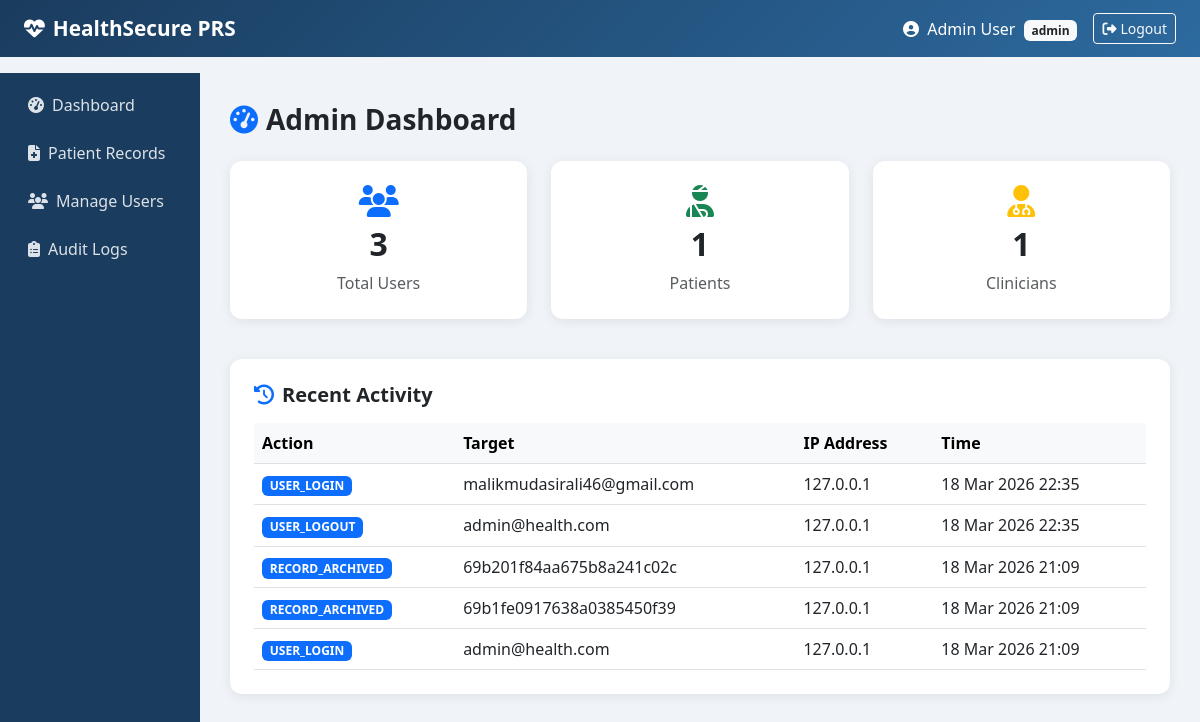
The page /admin/dashboard (signed in) on the database its author committed.
### models.py (models this page shows, shortened)
class User(UserMixin, db.Model):
    __tablename__ = 'users'
    id = db.Column(db.Integer, primary_key=True)
    full_name = db.Column(db.String(100), nullable=False)
    email = db.Column(db.String(120), unique=True, nullable=False)
    password_hash = db.Column(db.String(255), nullable=False)
    role = db.Column(db.String(20), nullable=False, default='patient')
    is_active = db.Column(db.Boolean, default=True)
    created_at = db.Column(db.DateTime, default=datetime.utcnow)
    last_login = db.Column(db.DateTime, nullable=True)

class AuditLog(db.Model):
    __tablename__ = 'audit_logs'
    id = db.Column(db.Integer, primary_key=True)
    user_id = db.Column(db.Integer, db.ForeignKey('users.id'), nullable=True)
    action = db.Column(db.String(255), nullable=False)
    target = db.Column(db.String(255), nullable=True)
    ip_address = db.Column(db.String(45), nullable=True)
    timestamp = db.Column(db.DateTime, default=datetime.utcnow)

### routes/admin.py (the view)
@admin_bp.route('/dashboard')
@login_required
@admin_required
def dashboard():
    total_users = User.query.count()
    total_patients = User.query.filter_by(role='patient').count()
    total_clinicians = User.query.filter_by(role='clinician').count()
    recent_logs = AuditLog.query.order_by(AuditLog.timestamp.desc()).limit(5).all()
    return render_template('admin/dashboard.html',
                           total_users=total_users,
                           total_patients=total_patients,
                           total_clinicians=total_clinicians,
                           recent_logs=recent_logs)

### extensions.py (called while the page is built)
@login_manager.user_loader
def load_user(user_id):
    from models import User
    return User.query.get(int(user_id))

### routes/admin.py (called while the page is built)
def admin_required(f):
    from functools import wraps
    @wraps(f)
    def decorated(*args, **kwargs):
        if current_user.role != 'admin':
            flash('Admin access required.', 'danger')
            return redirect(url_for('auth.dashboard'))
        return f(*args, **kwargs)
    return decorated

### templates/admin/dashboard.html (shortened to what this page needs)
{% extends 'shared/base.html' %}
{% block content %}
<h3 class="fw-bold mb-4">
    <i class="fas fa-tachometer-alt me-2 text-primary"></i>Admin Dashboard
</h3>
<div class="row mb-4">
    <div class="col-md-4 mb-3">
        <div class="card p-4 text-center">
            <i class="fas fa-users fa-2x text-primary mb-2"></i>
            <h2 class="fw-bold">{{ total_users }}</h2>
            <p class="text-muted mb-0">Total Users</p>
        </div>
    </div>
    <div class="col-md-4 mb-3">
        <div class="card p-4 text-center">
            <i class="fas fa-user-injured fa-2x text-success mb-2"></i>
            <h2 class="fw-bold">{{ total_patients }}</h2>
            <p class="text-muted mb-0">Patients</p>
        </div>
    </div>
    <div class="col-md-4 mb-3">
        <div class="card p-4 text-center">
            <i class="fas fa-user-md fa-2x text-warning mb-2"></i>
            <h2 class="fw-bold">{{ total_clinicians }}</h2>
            <p class="text-muted mb-0">Clinicians</p>
        </div>
    </div>
</div>
<div class="card p-4">
    <h5 class="fw-bold mb-3">
        <i class="fas fa-history me-2 text-primary"></i>Recent Activity
    </h5>
    {% if recent_logs %}
    <table class="table table-hover mb-0">
        <thead class="table-light">
            <tr>
                <th>Action</th>
                <th>Target</th>
                <th>IP Address</th>
                <th>Time</th>
            </tr>
        </thead>
        <tbody>
            {% for log in recent_logs %}
            <tr>
                <td><span class="badge bg-primary">{{ log.action }}</span></td>
                <td>{{ log.target or '—' }}</td>
                <td>{{ log.ip_address or '—' }}</td>
                <td>{{ log.timestamp.strftime('%d %b %Y %H:%M') }}</td>
            </tr>
            {% endfor %}
        </tbody>
    </table>
    {% else %}
    <p class="text-muted mb-0">No recent activity recorded.</p>
    {% endif %}
</div>
{% endblock %}

### templates/shared/base.html (shortened to what this page needs)
<!DOCTYPE html>
<html lang="en">
<head>
    <link href="https://cdn.jsdelivr.net/npm/bootstrap@5.3.0/dist/css/bootstrap.min.css" rel="stylesheet">
    <link href="https://cdnjs.cloudflare.com/ajax/libs/font-awesome/6.4.0/css/all.min.css" rel="stylesheet">
</head>
<body>
<nav class="navbar navbar-expand-lg">
    <div class="container-fluid px-4">
        <a class="navbar-brand" href="#">
            <i class="fas fa-heartbeat me-2"></i>HealthSecure PRS
        </a>
        {% if current_user.is_authenticated %}
        <div class="ms-auto d-flex align-items-center">
            <span class="text-white me-3">
                <i class="fas fa-user-circle me-1"></i>
                {{ current_user.full_name }}
                <span class="badge bg-light text-dark ms-1">{{ current_user.role }}</span>
            </span>
            <a href="{{ url_for('auth.logout') }}" class="btn btn-outline-light btn-sm"><i class="fas fa-sign-out-alt me-1"></i>Logout</a>
        </div>
        {% endif %}
    </div>
</nav>
{% if current_user.is_authenticated %}
<div class="container-fluid">
    <div class="row">
        <div class="col-md-2 p-0 sidebar">
            <nav class="nav flex-column mt-2">
                {% if current_user.role == 'admin' %}
                    <a class="nav-link" href="{{ url_for('admin.dashboard') }}"><i class="fas fa-tachometer-alt me-2"></i>Dashboard</a>
                    <a class="nav-link" href="{{ url_for('records.list_records') }}"><i class="fas fa-file-medical me-2"></i>Patient Records</a>
                    <a class="nav-link" href="{{ url_for('admin.manage_users') }}"><i class="fas fa-users me-2"></i>Manage Users</a>
                    <a class="nav-link" href="{{ url_for('admin.audit_logs') }}"><i class="fas fa-clipboard-list me-2"></i>Audit Logs</a>
                {% endif %}
            </nav>
        </div>
        <div class="col-md-10 main-content">
            {% block content %}{% endblock %}
        </div>
    </div>
</div>
{% endif %}
</body>
</html>

### templates/shared/base.html (style rules this page uses)
body { background-color: #f0f4f8; font-family: 'Segoe UI', sans-serif; }
.navbar { background: linear-gradient(135deg, #1a3c5e, #2d6a9f); }
.navbar-brand { font-weight: 700; font-size: 1.3rem; color: white !important; }
.nav-link { color: rgba(255,255,255,0.85) !important; }
.card { border: none; border-radius: 12px; box-shadow: 0 2px 12px rgba(0,0,0,0.08); }
.sidebar { background: #1a3c5e; min-height: calc(100vh - 56px); padding-top: 20px; }
.sidebar .nav-link { color: rgba(255,255,255,0.75); padding: 10px 20px; border-radius: 8px; margin: 2px 8px; }
.main-content { padding: 30px; }

### rows shown on the page
User: full_name "Admin User", role "admin"
AuditLog: action "USER_LOGIN", target "malikmudasirali46@gmail.com", ip_address "127.0.0.1", timestamp "18 Mar 2026 22:35"
AuditLog: action "USER_LOGOUT", target "admin@health.com", ip_address "127.0.0.1", timestamp "18 Mar 2026 22:35"
AuditLog: action "RECORD_ARCHIVED", target "69b201f84aa675b8a241c02c", ip_address "127.0.0.1", timestamp "18 Mar 2026 21:09"
AuditLog: action "RECORD_ARCHIVED", target "69b1fe0917638a0385450f39", ip_address "127.0.0.1", timestamp "18 Mar 2026 21:09"
AuditLog: action "USER_LOGIN", target "admin@health.com", ip_address "127.0.0.1", timestamp "18 Mar 2026 21:09"

### other values the page prints
{{ total_users }} "3"
{{ total_patients }} "1"
{{ total_clinicians }} "1"
